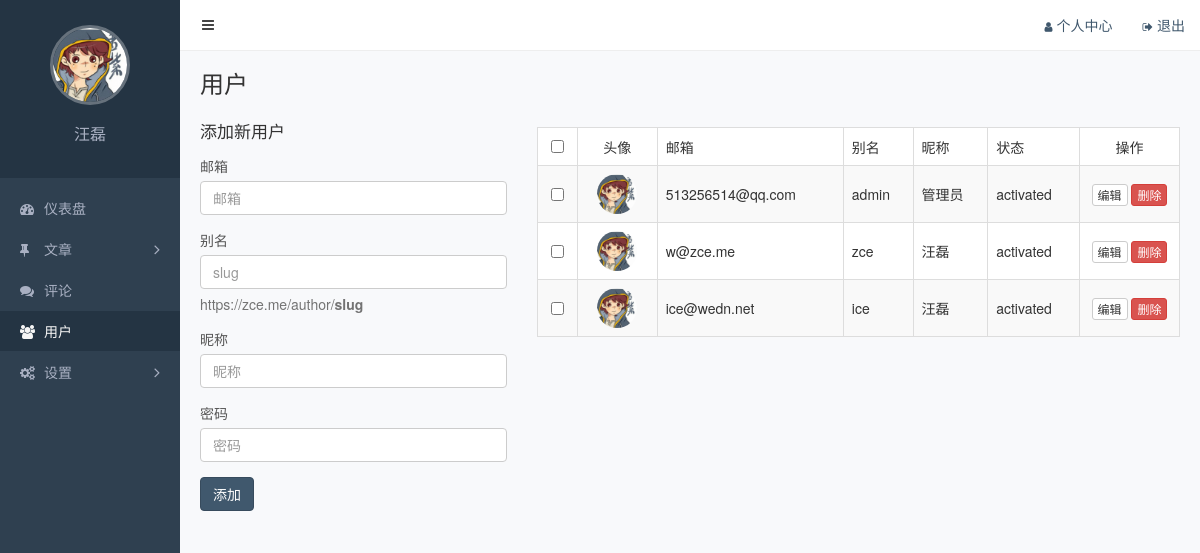
Screenshot of /admin/users.php (signed in) with the database file from the repository.
### tables this page shows
CREATE TABLE `users` (
  `id` int(11) NOT NULL AUTO_INCREMENT COMMENT '主键',
  `slug` varchar(200) NOT NULL COMMENT '别名',
  `email` varchar(200) NOT NULL COMMENT '邮箱',
  `password` varchar(200) NOT NULL COMMENT '密码',
  `nickname` varchar(100) DEFAULT NULL COMMENT '昵称',
  `avatar` varchar(200) DEFAULT NULL COMMENT '头像',
  `bio` varchar(500) DEFAULT NULL COMMENT '简介',
  `status` varchar(20) NOT NULL COMMENT '状态（unactivated/activated/forbidden/trashed）',
  PRIMARY KEY (`id`) USING BTREE,
  UNIQUE KEY `slug` (`slug`) USING BTREE,
  UNIQUE KEY `email` (`email`) USING BTREE
);

### functions.php (called while the page is built, shortened)
<?php
function xiu_get_current_user(){
	return $_SESSION['current_login_user'];
}
function xiu_fetch_all($sql){
	$connection = mysqli_connect(XIU_DB_HOST, XIU_DB_USER, XIU_DB_PASS, XIU_DB_NAME);
	$query = mysqli_query($connection,$sql);
	$result = array();
	while ($row = mysqli_fetch_assoc($query)) {
		$result[] = $row;
	}
	return $result;
}

### admin/users.php (the view, shortened to what this page needs)
<?php
require_once '../functions.php';
$users = xiu_fetch_all('select * from users;');
 ?>
<!DOCTYPE html>
<html lang="zh-CN">
<head>
  <link rel="stylesheet" href="/static/assets/vendors/bootstrap/css/bootstrap.css">
  <link rel="stylesheet" href="/static/assets/vendors/font-awesome/css/font-awesome.css">
  <link rel="stylesheet" href="/static/assets/vendors/nprogress/nprogress.css">
  <link rel="stylesheet" href="/static/assets/css/admin.css">
</head>
<body>
  <div class="main">
  <?php include 'includes/navbar.php' ?>
    <div class="container-fluid">
      <div class="page-title">
        <h1>用户</h1>
      </div>
      <div class="row">
        <div class="col-md-4">
          <form action="<?php echo $_SERVER['PHP_SELF']; ?>" method="post">
            <h2>添加新用户</h2>
            <div class="form-group">
              <label for="email">邮箱</label>
              <input id="email" class="form-control" name="email" type="email" placeholder="邮箱">
            </div>
            <div class="form-group">
              <label for="slug">别名</label>
              <input id="slug" class="form-control" name="slug" type="text" placeholder="slug">
              <p class="help-block">https://zce.me/author/<strong>slug</strong></p>
            </div>
            <div class="form-group">
              <label for="nickname">昵称</label>
              <input id="nickname" class="form-control" name="nickname" type="text" placeholder="昵称">
            </div>
            <div class="form-group">
              <label for="password">密码</label>
              <input id="password" class="form-control" name="password" type="text" placeholder="密码">
            </div>
            <div class="form-group">
              <button class="btn btn-primary" type="submit">添加</button>
            </div>
          </form>
        </div>
        <div class="col-md-8">
          <table class="table table-striped table-bordered table-hover">
            <thead>
               <tr>
                <th class="text-center" width="40"><input type="checkbox"></th>
                <th class="text-center" width="80">头像</th>
                <th>邮箱</th>
                <th>别名</th>
                <th>昵称</th>
                <th>状态</th>
                <th class="text-center" width="100">操作</th>
              </tr>
            </thead>
            <tbody>
              <?php foreach ($users as $item): ?>
              <tr>
                <td class="text-center"><input type="checkbox" data-id="<?php echo $item['id']; ?>"></td>
                <td class="text-center"><img class="avatar" src="<?php echo $item['avatar'] ?>"></td>
                <td><?php echo $item['email'] ?></td>
                <td><?php echo $item['slug'] ?></td>
                <td><?php echo $item['nickname'] ?></td>
                <td><?php echo $item['status'] ?></td>
                <td class="text-center">
                  <a href="/admin/users-edit.php?id=<?php echo $item['id']; ?>" class="btn btn-default btn-xs">编辑</a>
                  <a href="/admin/api/users-delete.php?id=<?php echo $item['id']; ?>" class="btn btn-danger btn-xs">删除</a>
                </td>
              </tr>
              <?php endforeach ?>
            </tbody>
          </table>
        </div>
      </div>
    </div>
  </div>
  <?php include 'includes/aside.php' ?>
</body>
</html>

### admin/includes/navbar.php
<nav class="navbar">
  <button class="btn btn-default navbar-btn fa fa-bars"></button>
  <ul class="nav navbar-nav navbar-right">
    <li><a href="/admin/profile.php"><i class="fa fa-user"></i>个人中心</a></li>
    <li><a href="/admin/login.php?action=login_out"><i class="fa fa-sign-out"></i>退出</a></li>
  </ul>
</nav>

### admin/includes/aside.php (shortened to what this page needs)
<?php
require_once '../functions.php';
$current_user = xiu_get_current_user();
 ?>
<div class="aside">
  <div class="profile">
    <img class="avatar" src="<?php echo $current_user['avatar'] ?>">
    <h3 class="name"><?php echo $current_user['nickname'] ?></h3>
  </div>
  <ul class="nav">
    <li class="<?php echo $_SERVER['PHP_SELF'] === '/admin/index.php' ? 'active' : ''; ?>">
      <a href="/admin/index.php"><i class="fa fa-dashboard"></i>仪表盘</a>
    </li>
     <?php $menuPosts = array('/admin/posts.php', '/admin/post-add.php', '/admin/categories.php')  ?>
    <li>
      <a href="#menu-posts"<?php echo in_array($_SERVER['PHP_SELF'], $menuPosts) ? '' :
      'class="collapsed"' ?> data-toggle="collapse">
        <i class="fa fa-thumb-tack"></i>文章<i class="fa fa-angle-right"></i>
      </a>
    </li>
    <li class="<?php echo $_SERVER['PHP_SELF'] === '/admin/comments.php' ? 'active' : ''; ?>">
      <a href="/admin/comments.php"><i class="fa fa-comments"></i>评论</a>
    </li>
    <li class="<?php echo $_SERVER['PHP_SELF'] === '/admin/users.php' ? 'active' : ''; ?>">
      <a href="/admin/users.php"><i class="fa fa-users"></i>用户</a>
    </li>
    <?php $menuSettings=array('/admin/nav-menus.php', '/admin/slides.php', '/admin/settings.php') ?>
    <li>
      <a href="#menu-settings"<?php echo in_array($_SERVER['PHP_SELF'], $menuSettings) ? '':
      'class="collapsed"' ?> data-toggle="collapse">
        <i class="fa fa-cogs"></i>设置<i class="fa fa-angle-right"></i>
      </a>
    </li>
  </ul>
</div>

### static/assets/css/admin.css (style rules this page uses)
.form-control { box-shadow: none; }
body { background-color: #f8f9fb; -webkit-font-smoothing: antialiased; -moz-osx-font-smoothing: grayscale; }
.aside { position: fixed; top: 0; left: 0; width: 180px; height: 100%; background-color: #2f4050; }
.aside .profile { padding: 25px; text-align: center; background-color: #243443; }
.aside .profile .avatar { width: 80px; height: 80px; border: 3px solid rgba(255, 255, 255, .3); border-radius: 50%; object-fit: cover; }
.aside .profile .name { color: #a9b0c2; font-size: 16px; }
.aside .nav { padding: 10px 0; }
.aside .nav li + li { margin-top: 1px; }
.aside .nav a { display: block; padding: 10px 20px; color: #a9b0c2; }
.aside .nav .active > a { color: #f6f6f6; background-color: #243443; }
.aside .nav a i:first-child { width: 14px; margin-right: 10px; font-size: 14px; line-height: 16px; }
.aside .nav .fa-angle-right { float: right; transition: transform .2s; transform: rotate(90deg); font-size: 16px; line-height: 20px; }
.aside .nav .collapsed .fa-angle-right { float: right; transform: rotate(0); }
.main { position: relative; overflow: hidden; min-width: 844px; min-height: 100vh; padding: 70px 5px 20px 185px; }
.main .navbar { position: fixed; z-index: 10; top: 0; right: 0; left: 180px; padding: 0 15px 0 10px; border: 0; border-bottom: 1px solid #eee; border-radius: 0; background-color: #fff; }
.main .navbar .navbar-btn { padding: 10px 12px; color: #444; border: 0; }
.main .navbar i { margin-right: 4px; font-size: .8em; }
.main .container-fluid .page-title { overflow: hidden; margin-bottom: 20px; }
.main .container-fluid .page-title h1 { display: inline-block; margin: 0; font-size: 24px; font-weight: 400; }
.main .container-fluid form h2 { margin-top: 5px; margin-bottom: 15px; font-size: 17px; font-weight: 400; }
.main .container-fluid table { background-color: #fff; }
.main .container-fluid th { border-bottom: 1px; font-weight: 400; }
.main .container-fluid td { vertical-align: middle; }
.main .container-fluid td .avatar { width: 40px; border-radius: 50%; }
.main .container-fluid label { color: #555; font-weight: normal; }

### rows the page displays
users: avatar (placeholder picture), email "513256514@qq.com", slug "admin", nickname "管理员", status "activated"
users: avatar (placeholder picture), email "w@zce.me", slug "zce", nickname "汪磊", status "activated"
users: avatar (placeholder picture), email "ice@wedn.net", slug "ice", nickname "汪磊", status "activated"
